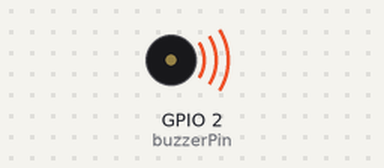
Bench run of a program on a simulated ESP32. Parts: buzzer (waves = sounding).

Above: at 0.1 s.
Timing chart, 0 to 40.0 s (numbered marks = the images above):
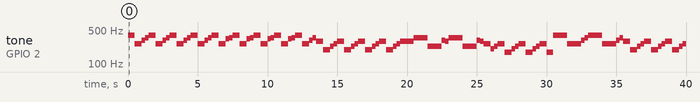

Measured:
- by itself, tone on GPIO 2 (buzzerPin): plays 392 Hz for 0.50 s, 262 Hz for 0.50 s, 311 Hz for 0.25 s, 349 Hz for 0.25 s, 392 Hz for 0.50 s, 262 Hz for 0.50 s … (94 notes in this stretch)

The program:

main.cpp
```cpp
#include <Arduino.h>

#include "pitches.h"

const int buzzerPin = 2; // for ESP32 Microcontroller
// setting PWM properties
const int freq = 5000;
const int ledChannel = 0;
const int resolution = 8;

void beep(int note, int duration)
{
  ledcWriteTone(ledChannel, note);
  delay(duration);
}

void setup()
{
  // configure LED PWM functionalitites
  ledcSetup(ledChannel, freq, resolution);

  // attach the channel to the GPIO to be controlled
  ledcAttachPin(buzzerPin, ledChannel);
}

void loop()
{
  for (int i = 0; i < 4; i++)
  {
    beep(NOTE_G4, 500);
    // noTone(speakerPin);
    beep(NOTE_C4, 500);
    // noTone(speakerPin);
    beep(NOTE_DS4, 250);
    // noTone(speakerPin);
    beep(NOTE_F4, 250);
    // noTone(speakerPin);
  }
  for (int i = 0; i < 4; i++)
  {
    beep(NOTE_G4, 500);
    // noTone(speakerPin);
    beep(NOTE_C4, 500);
    // noTone(speakerPin);
    beep(NOTE_E4, 250);
    // noTone(speakerPin);
    beep(NOTE_F4, 250);
    // noTone(speakerPin);
  }
  beep(NOTE_G4, 500);
  // noTone(speakerPin);
  beep(NOTE_C4, 500);
  beep(NOTE_DS4, 250);
  // noTone(speakerPin);
  beep(NOTE_F4, 250);
  // noTone(speakerPin);
  beep(NOTE_D4, 500);
  // noTone(speakerPin);
  for (int i = 0; i < 3; i++)
  {
    beep(NOTE_G3, 500);
    // noTone(speakerPin);
    beep(NOTE_AS3, 250);
    // noTone(speakerPin);
    beep(NOTE_C4, 250);
    // noTone(speakerPin);
    beep(NOTE_D4, 500);
    // noTone(speakerPin);
  }
  beep(NOTE_G3, 500);
  // noTone(speakerPin);
  beep(NOTE_AS3, 250);
  // noTone(speakerPin);
  beep(NOTE_C4, 250);
  // noTone(speakerPin);
  beep(NOTE_D4, 1000);
  // noTone(speakerPin);

  beep(NOTE_F4, 1000);
  // noTone(speakerPin);
  beep(NOTE_AS3, 1000);
  // noTone(speakerPin);
  beep(NOTE_DS4, 250);
  // noTone(speakerPin);
  beep(NOTE_D4, 250);
  // noTone(speakerPin);
  beep(NOTE_F4, 1000);
  // noTone(speakerPin);
  beep(NOTE_AS3, 1000);
  // noTone(speakerPin);
  beep(NOTE_DS4, 250);
  // noTone(speakerPin);
  beep(NOTE_D4, 250);
  // noTone(speakerPin);
  beep(NOTE_C4, 500);
  // noTone(speakerPin);
  for (int i = 0; i < 3; i++)
  {
    beep(NOTE_GS3, 250);
    // noTone(speakerPin);
    beep(NOTE_AS3, 250);
    // noTone(speakerPin);
    beep(NOTE_C4, 500);
    // noTone(speakerPin);
    beep(NOTE_F3, 500);
    // noTone(speakerPin);
  }
  beep(NOTE_G4, 1000);
  // noTone(speakerPin);
  beep(NOTE_C4, 1000);
  // noTone(speakerPin);
  beep(NOTE_DS4, 250);
  // noTone(speakerPin);
  beep(NOTE_F4, 250);
  // noTone(speakerPin);
  beep(NOTE_G4, 1000);
  // noTone(speakerPin);
  beep(NOTE_C4, 1000);
  // noTone(speakerPin);
  beep(NOTE_DS4, 250);
  // noTone(speakerPin);
  beep(NOTE_F4, 250);
  // noTone(speakerPin);
  beep(NOTE_D4, 500);
  // noTone(speakerPin);
  for (int i = 0; i < 4; i++)
  {
    beep(NOTE_G3, 500);
    //    noTone(speakerPin);
    beep(NOTE_AS3, 250);
    //  noTone(speakerPin);
    beep(NOTE_C4, 250);
    // noTone(speakerPin);
    beep(NOTE_D4, 500);
    //  noTone(speakerPin);
  }
}
```
